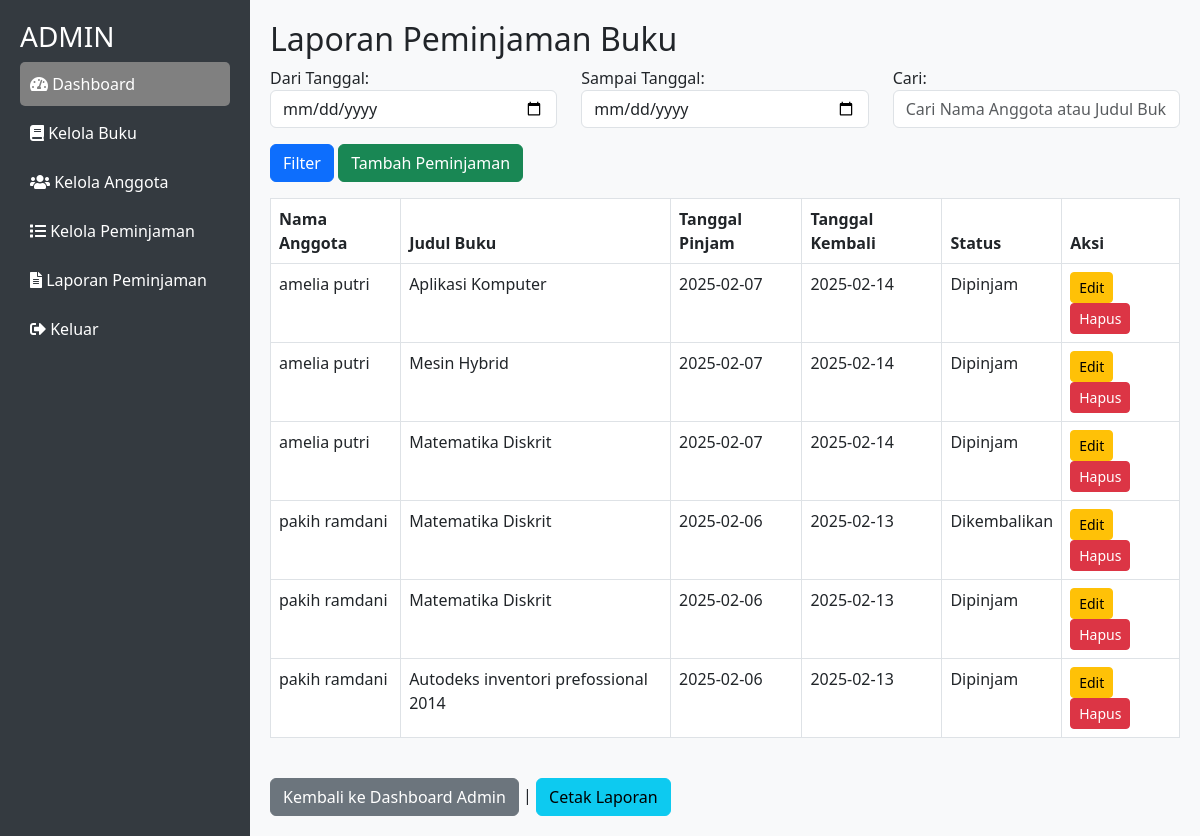
The app's page /perpustakaan_digital/laporan_peminjaman.php (signed in) with its own data.
### tables this page shows
CREATE TABLE `peminjaman` (
  `id` int(11) NOT NULL,
  `user_id` int(11) NOT NULL,
  `buku_id` int(11) NOT NULL,
  `tanggal_pinjam` date NOT NULL,
  `tanggal_kembali` date DEFAULT NULL,
  `status` enum('dipinjam','dikembalikan') DEFAULT 'dipinjam',
  `status_keterlambatan` enum('tepat_waktu','terlambat') DEFAULT 'tepat_waktu',
  `denda` int(11) DEFAULT 0
);

CREATE TABLE `users` (
  `id` int(11) NOT NULL,
  `nim` int(12) DEFAULT NULL,
  `nama` varchar(100) NOT NULL,
  `jurusan` varchar(50) NOT NULL,
  `email` varchar(100) NOT NULL,
  `password` varchar(255) NOT NULL,
  `role` enum('anggota','petugas','admin') NOT NULL
);

CREATE TABLE `buku` (
  `id` int(11) NOT NULL,
  `judul` varchar(255) NOT NULL,
  `penulis` varchar(100) NOT NULL,
  `penerbit` varchar(100) DEFAULT NULL,
  `tahun_terbit` int(11) DEFAULT NULL,
  `jumlah` int(11) NOT NULL,
  `tersedia` int(11) NOT NULL,
  `foto` varchar(255) DEFAULT NULL
);

### perpustakaan_digital/laporan_peminjaman.php (the view, shortened to what this page needs)
<?php
include 'koneksi.php';
$tanggal_mulai = isset($_GET['tanggal_mulai']) ? $_GET['tanggal_mulai'] : '';
$tanggal_selesai = isset($_GET['tanggal_selesai']) ? $_GET['tanggal_selesai'] : '';
$cari = isset($_GET['cari']) ? $_GET['cari'] : '';
$query = "SELECT peminjaman.*, users.nama, buku.judul
          FROM peminjaman
          JOIN users ON peminjaman.user_id = users.id
          JOIN buku ON peminjaman.buku_id = buku.id ";
$query .= " ORDER BY peminjaman.tanggal_pinjam DESC";
$result = $conn->query($query);
?>
<!DOCTYPE html>
<html lang="id">
<head>
    <link href="https://cdn.jsdelivr.net/npm/bootstrap@5.3.0/dist/css/bootstrap.min.css" rel="stylesheet">
    <link href="https://cdnjs.cloudflare.com/ajax/libs/font-awesome/5.15.4/css/all.min.css" rel="stylesheet">
</head>
<body>
    <div class="sidebar">
        <h3>ADMIN</h3>
        <a href="dashboard.php" class="active"><i class="fas fa-tachometer-alt"></i> Dashboard</a>
        <a href="kelola_buku.php"><i class="fas fa-book"></i> Kelola Buku</a>
        <a href="kelola_anggota.php"><i class="fas fa-users"></i> Kelola Anggota</a>
        <a href="kelola_peminjaman.php"><i class="fas fa-list"></i> Kelola Peminjaman</a>
        <a href="laporan_peminjaman.php"><i class="fas fa-file-alt"></i> Laporan Peminjaman</a>
        <a href="logout.php"><i class="fas fa-sign-out-alt"></i> Keluar</a>
    </div>
    <div class="main-content">
        <h2>Laporan Peminjaman Buku</h2>
        <form method="GET" action="" class="mb-3">
            <div class="row">
                <div class="col-md-4">
                    <label for="tanggal_mulai">Dari Tanggal:</label>
                    <input type="date" name="tanggal_mulai" value="<?= $tanggal_mulai ?>" class="form-control" required>
                </div>
                <div class="col-md-4">
                    <label for="tanggal_selesai">Sampai Tanggal:</label>
                    <input type="date" name="tanggal_selesai" value="<?= $tanggal_selesai ?>" class="form-control" required>
                </div>
                <div class="col-md-4">
                    <label for="cari">Cari:</label>
                    <input type="text" name="cari" value="<?= $cari ?>" class="form-control" placeholder="Cari Nama Anggota atau Judul Buku">
                </div>
            </div>
            <button type="submit" class="btn btn-primary mt-3">Filter</button>
            <a href="tambah_peminjaman.php" class="btn btn-success mt-3 ml-2">Tambah Peminjaman</a>
        </form>
        <table class="table table-bordered">
            <thead>
                <tr>
                    <th>Nama Anggota</th>
                    <th>Judul Buku</th>
                    <th>Tanggal Pinjam</th>
                    <th>Tanggal Kembali</th>
                    <th>Status</th>
                    <th>Aksi</th>
                </tr>
            </thead>
            <tbody>
                <?php while ($row = $result->fetch_assoc()) { ?>
                    <tr>
                        <td><?= $row['nama'] ?></td>
                        <td><?= $row['judul'] ?></td>
                        <td><?= $row['tanggal_pinjam'] ?></td>
                        <td><?= $row['tanggal_kembali'] ? $row['tanggal_kembali'] : '-' ?></td>
                        <td><?= ucfirst($row['status']) ?></td>
                        <td>
                            <a href="edit_peminjaman.php?id=<?= $row['id'] ?>" class="btn btn-warning btn-sm">Edit</a>
                            <a href="hapus_peminjaman.php?id=<?= $row['id'] ?>" class="btn btn-danger btn-sm" onclick="return confirm('Anda yakin ingin menghapus peminjaman ini?')">Hapus</a>
                        </td>
                    </tr>
                <?php } ?>
            </tbody>
        </table>
        <br>
        <a href="dashboard_admin.php" class="btn btn-secondary">Kembali ke Dashboard Admin</a> |
        <a href="cetak_laporan.php?tanggal_mulai=<?= $tanggal_mulai ?>&tanggal_selesai=<?= $tanggal_selesai ?>" class="btn btn-info" target="_blank">Cetak Laporan</a>
    </div>
</body>
</html>

### perpustakaan_digital/laporan_peminjaman.php (style rules this page uses)
body { background-color: #f8f9fa; display: flex; min-height: 100vh; margin: 0; }
.sidebar { width: 250px; background-color: #343a40; color: white; min-height: 100vh; padding: 20px; }
.sidebar a { text-decoration: none; color: white; display: block; padding: 10px; border-radius: 5px; margin-bottom: 5px; }
.sidebar a:hover, .sidebar .active { background-color: gray; }
.main-content { flex: 1; padding: 20px; }

### records on screen
peminjaman: user.nama "amelia putri", buku.judul "Aplikasi Komputer", tanggal_pinjam "2025-02-07", tanggal_kembali "2025-02-14", status "Dipinjam"
peminjaman: user.nama "amelia putri", buku.judul "Mesin Hybrid", tanggal_pinjam "2025-02-07", tanggal_kembali "2025-02-14", status "Dipinjam"
peminjaman: user.nama "amelia putri", buku.judul "Matematika Diskrit", tanggal_pinjam "2025-02-07", tanggal_kembali "2025-02-14", status "Dipinjam"
peminjaman: user.nama "pakih ramdani", buku.judul "Matematika Diskrit", tanggal_pinjam "2025-02-06", tanggal_kembali "2025-02-13", status "Dikembalikan"
peminjaman: user.nama "pakih ramdani", buku.judul "Matematika Diskrit", tanggal_pinjam "2025-02-06", tanggal_kembali "2025-02-13", status "Dipinjam"
peminjaman: user.nama "pakih ramdani", buku.judul "Autodeks inventori prefossional 2014", tanggal_pinjam "2025-02-06", tanggal_kembali "2025-02-13", status "Dipinjam"
